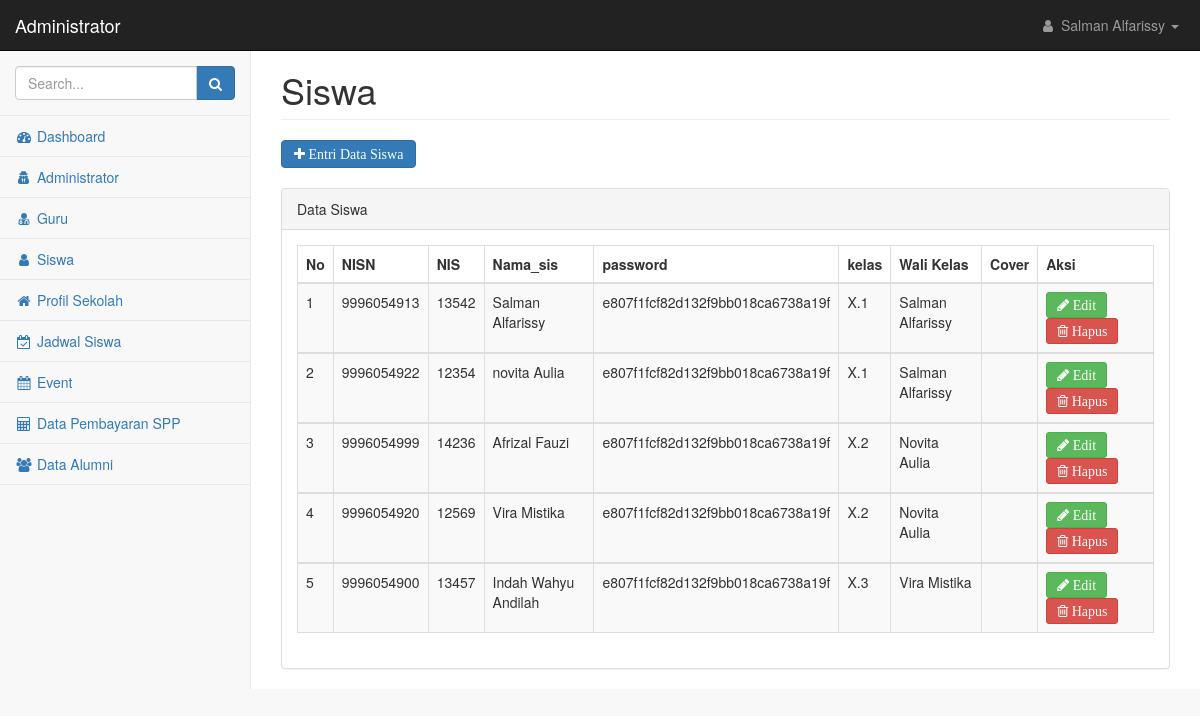
Screenshot of /admin/index.php?page=siswa&id_adm=1 with the database file from the repository.
### tables this page shows
CREATE TABLE `siswa` (
  `id_siswa` int(50) NOT NULL,
  `id_guru` int(50) NOT NULL,
  `id_adm` int(50) NOT NULL,
  `password` varchar(50) NOT NULL,
  `nisn` varchar(50) NOT NULL,
  `nis` varchar(100) NOT NULL,
  `nama_sis` varchar(100) NOT NULL,
  `foto_sis` text NOT NULL,
  `ttl` varchar(100) NOT NULL,
  `jenis_kelamin` varchar(50) NOT NULL,
  `agama` varchar(20) NOT NULL,
  `status_keluarga` varchar(50) NOT NULL,
  `anak_ke` varchar(20) NOT NULL,
  `alamat` text NOT NULL,
  `no_hp` varchar(20) NOT NULL,
  `kelas` varchar(40) NOT NULL,
  `tahun_diterima` varchar(25) NOT NULL,
  `semester_diterima` varchar(40) NOT NULL,
  `nama_sekolah_asal` text NOT NULL,
  `alamat_sekolah_asal` text NOT NULL,
  `tahun_ijazah_sebelumnya` varchar(20) NOT NULL,
  `nomor_ijazah_sebelumnya` varchar(20) NOT NULL,
  `tahun_skhun_sebelumya` varchar(20) NOT NULL,
  `nomor_skhun_sebelumnya` varchar(20) NOT NULL,
  `nama_ayah` varchar(100) NOT NULL,
  `nama_ibu` varchar(100) NOT NULL,
  `alamat_ortu` text NOT NULL,
  `pekerjaan_ayah` varchar(100) NOT NULL,
  `pekerjaan_ibu` varchar(100) NOT NULL,
  `nama_wali` varchar(100) NOT NULL,
  `alamat_wali` text NOT NULL,
  `no_hp_wali` varchar(20) NOT NULL,
  `pekerjaan_wali` varchar(100) NOT NULL,
  `cover` text NOT NULL
);

CREATE TABLE `guru` (
  `id_guru` int(50) NOT NULL,
  `id_adm` int(50) NOT NULL,
  `nip_guru` varchar(100) NOT NULL,
  `password` varchar(50) NOT NULL,
  `nama_guru` varchar(100) NOT NULL,
  `email_guru` varchar(100) NOT NULL,
  `no_telp` varchar(100) NOT NULL,
  `jabatan` varchar(100) NOT NULL
);

### admin/siswa.php (the view, shortened to what this page needs)
<div class="row">
    <div class="col-lg-12">
        <h1 class="page-header">Siswa</h1>
    </div>
</div>
<?php
include("../koneksi.php");
$aksi=isset($_GET['aksi']) ? $_GET['aksi'] : 'list';
switch ($aksi){
    case 'list';
?>
<div>
    <a href=?page=siswa&aksi=entri&id_adm=<?php echo $_GET['id_adm'] ?> class="btn btn-primary fa fa-plus"> Entri Data Siswa </a>
</div>
<br/>
<div class="row">
    <div class="col-lg-12">
        <div class="panel panel-default">
            <div class="panel-heading">
               Data Siswa
            </div>
            <div class="panel-body">
                <div class="table-responsive">
                    <table class="table table-striped table-bordered table-hover" id="dataTables-example">
                        <thead>
                            <tr>
                                <th>No</th>
                                <th>NISN</th>
                                <th>NIS</th>
                                <th>Nama_sis</th>
                                <th>password</th>
                                <th>kelas</th>
                                <th>Wali Kelas</th>
                                <th>Cover</th>
                                <th>Aksi</th>
                            </tr>
                        </thead>
                        <?php
                        $no=1;
                        $tampil=mysqli_query($koneksi,"SELECT * FROM siswa order by id_siswa ASC");
                        while ($data=mysqli_fetch_array($tampil)) {
                            $guru=mysqli_query($koneksi,"SELECT id_siswa,nama_guru FROM siswa join guru using(id_guru) WHERE id_siswa='$data[id_siswa]'");
                            $gr=mysqli_fetch_array($guru);
                        ?>
                        <tbody>
                            <tr class="odd gradeX">
                                <td><?php echo $no?></td>
                                <td><?php echo $data['nisn']?></td>
                                <td><?php echo $data['nis']?></td>
                                <td><?php echo $data['nama_sis']?></td>
                                <td><?php echo $data['password']?></td>
                                <td><?php echo $data['kelas']?></td>
                                <td><?php echo $gr['nama_guru']?></td>
                                <td><?php echo $data['cover']?></td>
                                <td><a href=?page=siswa&aksi=edit&id_adm=<?php echo $_GET['id_adm'] ?>&id_siswa=<?php echo $data['id_siswa']; ?> class="btn btn-success btn-sm fa fa-pencil"> Edit</a>
			                        <a href="aksi_siswa.php?page=siswa&id_adm=<?php echo $_GET['id_adm'] ?>&proses=hapus&id_siswa=<?php echo $data['id_siswa']; ?>"
				                    onclick="return confirm('Yakin akan menghapus data ?');" class="btn btn-danger btn-sm fa fa-trash-o"> Hapus</td>
                            </tr>
                            <?php
                            $no++;
                        }
                            ?>
                        </tbody>
                    </table>
                    <?php
                        break;
                    ?>
                    <?php
                    }
                    ?>
                </div>
            </div>
        </div>
    </div>
</div>

### admin/index.php (shortened to what this page needs)
<!DOCTYPE html>
<html lang="en">
    <head>
        <link href="../scss/bootstrap.min.css" rel="stylesheet">
        <link href="../scss/metisMenu.min.css" rel="stylesheet">
        <link href="../css/dataTables/dataTables.bootstrap.css" rel="stylesheet">
        <link href="../css/dataTables/dataTables.responsive.css" rel="stylesheet">
        <link href="../scss/timeline.css" rel="stylesheet">
        <link href="../scss/startmin.css" rel="stylesheet">
        <link href="../scss/morris.css" rel="stylesheet">
        <link href="../scss/font-awesome.min.css" rel="stylesheet" type="text/css">
    </head>
    <body>
        <div id="wrapper">
            <nav class="navbar navbar-inverse navbar-fixed-top" role="navigation">
                <div class="navbar-header">
                    <a class="navbar-brand" href="index.php">Administrator</a>
                </div>
                <ul class="nav navbar-right navbar-top-links">
                    <li class="dropdown">
                        <a class="dropdown-toggle" data-toggle="dropdown" href="#">
                        <?php
                        include("../koneksi.php");
                        $query=mysqli_query($koneksi,"SELECT * FROM administrator WHERE id_adm=$_GET[id_adm]");
                        $data=mysqli_fetch_array($query);
                        ?>
                            <i class="fa fa-user fa-fw"></i> <?php echo $data['nama_ad']; ?> <b class="caret"></b>
                        </a>
                    </li>
                </ul>
                <div class="navbar-default sidebar" role="navigation">
                    <div class="sidebar-nav navbar-collapse">
                        <ul class="nav" id="side-menu">
                            <li class="sidebar-search">
                                <div class="input-group custom-search-form">
                                    <input type="text" class="form-control" placeholder="Search...">
                                    <span class="input-group-btn">
                                        <button class="btn btn-primary" type="button">
                                            <i class="fa fa-search"></i>
                                        </button>
                                </span>
                                </div>
                            </li>
                            <li>
                                <a href="?page=home&id_adm=<?php echo $_GET['id_adm']?>" ><i class="fa fa-dashboard fa-fw"></i> Dashboard</a>
                            </li>
                            <li>
                                <a href="?page=administrator&id_adm=<?php echo $_GET['id_adm']?>"><i class="fa fa-user-secret fa-fw"></i> Administrator </a>
                            </li>
                            <li>
                                <a href="?page=guru&id_adm=<?php echo $_GET['id_adm']?>"><i class="fa fa-user-md fa-fw"></i> Guru </a>
                            </li>
                            <li>
                                <a href="?page=siswa&id_adm=<?php echo $_GET['id_adm']?>"><i class="fa fa-user fa-fw"></i> Siswa </a>
                            </li>
                            <li>
                                <a href="?page=profil&id_adm=<?php echo $_GET['id_adm']?>"><i class="fa fa-home fa-fw"></i> Profil Sekolah </a>
                            </li>
                            <li>
                                <a href="?page=jadwal&id_adm=<?php echo $_GET['id_adm']?>"><i class="fa fa-calendar-check-o fa-fw"></i> Jadwal Siswa </a>
                            </li>
                            <li>
                                <a href="?page=event&id_adm=<?php echo $_GET['id_adm']?>"><i class="fa fa-calendar fa-fw"></i> Event </a>
                            </li>
                            <li>
                                <a href="?page=data_spp&id_adm=<?php echo $_GET['id_adm']?>"><i class="fa fa-calculator fa-fw"></i> Data Pembayaran SPP </a>
                            </li>
                            <li>
                                <a href="?page=alumni&id_adm=<?php echo $_GET['id_adm']?>"><i class="fa fa-users fa-fw"></i> Data Alumni </a>
                            </li>
                        </ul>
                    </div>
                </div>
            </nav>
            <div id="page-wrapper">
                <div class="container-fluid">
                    <?php
include_once "main.php";
?>
                </div>
            </div>
        </div>
    </body>
</html>

### scss/startmin.css (style rules this page uses)
body { background-color: #f8f8f8; }
#wrapper { width: 100%; }
#page-wrapper { padding-top: 30px; min-height: 568px; background-color: #fff; }
@media (min-width:768px) { #page-wrapper { position: inherit; margin-left: 250px; padding: 30px 15px 0 15px; border-left: 1px solid #e7e7e7; } }
.navbar-header { float: left; }
.navbar-right { text-align: right; }
.navbar-top-links { margin: 0; }
.navbar-top-links li { display: inline-block; }
.navbar-top-links li:last-child { margin-right: 6px; }
.navbar-top-links li a { padding: 15px; min-height: 50px; }
.navbar-top-links>li>a { color: #999; }
.sidebar .sidebar-nav.navbar-collapse { padding-right: 0; padding-left: 0; }
.sidebar .sidebar-search { padding: 15px; }
.sidebar ul li { border-bottom: 1px solid #e7e7e7; }
@media (min-width:768px) { .sidebar { z-index: 1; position: absolute; width: 250px; margin-top: 51px; } }

### rows the page displays
siswa: nisn "9996054913", nis "13542", nama_sis "Salman Alfarissy", password "e807f1fcf82d132f9bb018ca6738a19f", kelas "X.1", id_guru.nama_guru "Salman Alfarissy"
siswa: nisn "9996054922", nis "12354", nama_sis "novita Aulia", password "e807f1fcf82d132f9bb018ca6738a19f", kelas "X.1", id_guru.nama_guru "Salman Alfarissy"
siswa: nisn "9996054999", nis "14236", nama_sis "Afrizal Fauzi", password "e807f1fcf82d132f9bb018ca6738a19f", kelas "X.2", id_guru.nama_guru "Novita Aulia"
siswa: nisn "9996054920", nis "12569", nama_sis "Vira Mistika", password "e807f1fcf82d132f9bb018ca6738a19f", kelas "X.2", id_guru.nama_guru "Novita Aulia"
siswa: nisn "9996054900", nis "13457", nama_sis "Indah Wahyu Andilah", password "e807f1fcf82d132f9bb018ca6738a19f", kelas "X.3", id_guru.nama_guru "Vira Mistika"

### other values shown
$data['nama_ad'] "Salman Alfarissy"
